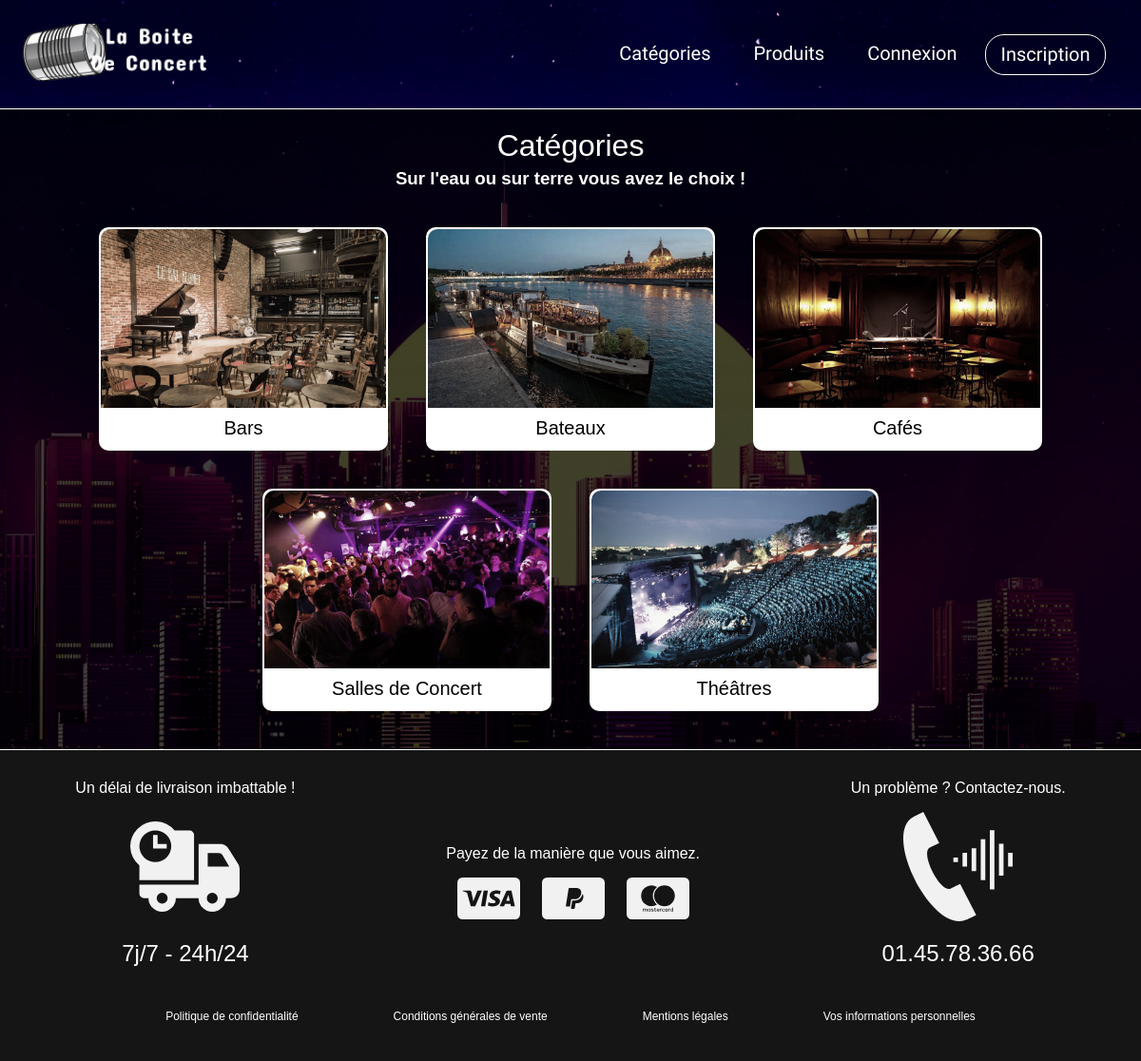
/index.php?page=categories&action=list, run on the app's committed database.
### tables this page shows
CREATE TABLE IF NOT EXISTS `categories` (
  `id` int(11) NOT NULL AUTO_INCREMENT,
  `name` varchar(255) NOT NULL,
  `description` varchar(255) NOT NULL,
  `image` varchar(255) DEFAULT NULL,
  PRIMARY KEY (`id`)
);

### index.php (called while the page is built, shortened)
<?php
    if(isset($_GET['page'])):
        switch ($_GET['page']):
            case 'categories':
                require 'controllers/categoryController.php';
                break;
        endswitch;
    else:
        require 'controllers/indexController.php';
    endif;
    require 'views/layouts/user.php';

### models/Category.php (called while the page is built, shortened)
<?php
    function getCategories()
    {
        $db = dbConnect();
        $selectedCategories = $db->query('SELECT * FROM categories ORDER BY name')->fetchAll();
        return $selectedCategories;
    }

### controllers/categoryController.php (called while the page is built, shortened)
<?php
    require 'models/Category.php';
    if(isset($_GET['action'])){
        switch($_GET['action']){
            case 'list':
                $categories = getCategories();
                break;
        }
    }else{
        header('Location: index.php');
        exit;
    }

### views/category_list.php (the view)
<section class="mainAccroche">
    <h1 class="pageTitle"> Catégories </h1>
    <h3> Sur l'eau ou sur terre vous avez le choix ! </h3>
</section>
<section class="categoriesContent">
    <?php foreach ($categories as $category): ?>
        <a href="index.php?page=categories&action=display&id=<?= $category['id'] ?>">
            <div class="categoryCard cat-<?= $category['id'] ?>">
                <img class="categoryImg" src="assets/images/categories/<?= $category['image'] ?>" alt="Miniature-Categorie-<?= $category['name'] ?>">
                <h2 class="categoryName"> <?= $category['name'] ?> </h2>
            </div>
        </a>
    <?php endforeach; ?>
</section>

### assets/css/style.css (style rules this page uses)
:root { --headerFont: 'Concert One'; --mainFont: 'Montserrat'; --mainFontColor: white; }
body { font: 1em var(--mainFont), sans-serif; margin: 0; padding: 0; background: url('../images/backgroundNYC.jpg') no-repeat center center fixed; background-size: cover; filter: grayscale(50%); vertical-align: baseline; }
a { text-decoration: none; color: var(--mainFontColor); }
h1.pageTitle { font: 2em 'Montserrat SemiBold', sans-serif; color: var(--mainFontColor); margin: auto; text-align: center; }
.mainAccroche { font: 1em 'Montserrat SemiBold', sans-serif; color: white; text-align: center; margin-bottom: 2.5vh; }
.mainAccroche h3 { margin: 5px; }
.categoriesContent { display: flex; flex-direction: row; flex-wrap: wrap; justify-content: center; }
.categoryCard { display: flex; flex-direction: column; border: 2px solid white; border-radius: 10px; justify-content: space-around; align-items: center; background-color: white; margin: 20px; }
.categoriesContent a { text-decoration: none; }
.categoryImg { max-width: 25vw; border-radius: 10px 10px 0px 0px; margin: auto; }
.categoryName { color: var(--mainFontHoveredColor); font: 1.25em "Montserrat SemiBold", sans-serif; margin: 10px; }

### assets/css/headerStyle.css (style rules this page uses)
:root { --headerFont: 'Concert One'; --mainFontColor: white; --mainFontHoveredColor: black; }

### data on the page
categories: image (picture), name "Bars"
categories: image (picture), name "Bateaux"
categories: image (picture), name "Cafés"
categories: image (picture), name "Salles de Concert"
categories: image (picture), name "Théâtres"
